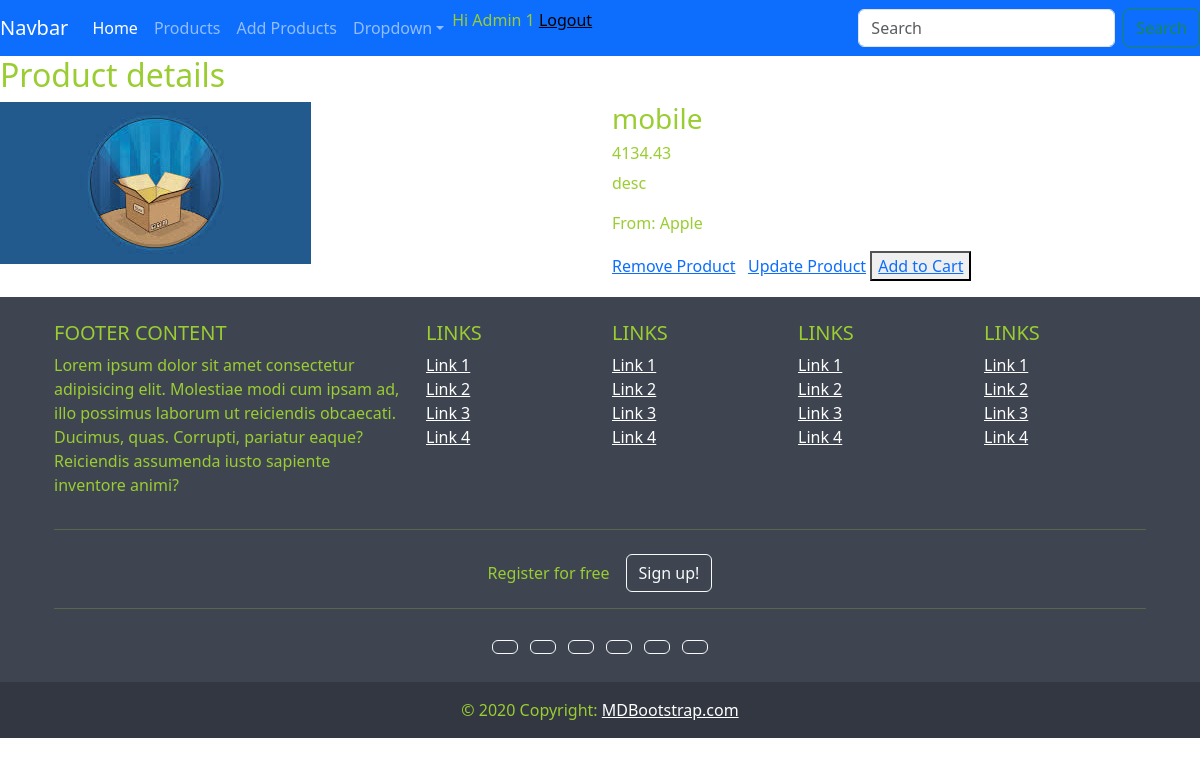
Page /product/details/17/ (signed in) on the committed database.
### product/models.py (models this page shows, shortened)
class Product(models.Model):
    name =  models.CharField(max_length=100)
    price = models.DecimalField(decimal_places=2,max_digits=10)
    brand = models.ForeignKey(Brand,on_delete=models.CASCADE,null=True)
    size = models.DecimalField(decimal_places=2,max_digits=4)
    description = models.CharField(max_length=500)
    color = models.CharField(max_length=20)
    image = models.ImageField(upload_to='images/product_image',default='images/product_image/p1.jpeg')
    category = models.ManyToManyField(Category)
    weight = models.DecimalField(decimal_places=2,max_digits=4)
    created_at = models.DateTimeField(auto_now_add=True)
    updated_at = models.DateTimeField(auto_now=True)
    quantity = models.IntegerField(default=0)

class Brand(models.Model):
    name = models.CharField(max_length=50)
    logo = models.ImageField(upload_to='logo')

### product/views.py (the view)
# urls.py: path('details/<int:id>/',views.show_details,name='about-product'),
def show_details(request,id):
    p = get_object_or_404(Product,id=id)
    context = {
        'product':p
    }
    return render(request,'product/product_detail.html',context)

### product/templates/product/product_detail.html
{% extends 'base.html' %}
{% block content %}
<h2>Product details</h2>
<div class="row">
    <div class="col">
        <img src="{{product.image.url}}" alt="">
    </div>
    <div class="col">
        <h3>{{product.name}}</h3>
        <h6>{{product.price}}</h6>
        <p>{{product.description}}</p>
        <p>From: {{product.brand.name}}</p>
<a href="{% url 'remove-product' product.id %}">Remove Product</a>&nbsp;&nbsp;
<a href="{% url 'update-product' product.id %}">Update Product</a>
<button><a href="{% url 'add-to-cart' product.id %}">Add to Cart</a></button>
    </div>
</div>
{% endblock %}

### templates/base.html (shortened to what this page needs)
{% load static %}
<!DOCTYPE html>
<html lang="en">
<head>
    <link rel="stylesheet" href="{% static 'css/style.css' %}">
    <link href="https://cdn.jsdelivr.net/npm/bootstrap@5.3.3/dist/css/bootstrap.min.css" rel="stylesheet">
</head>
<body>
    <nav>
<nav
    class="navbar navbar-expand-sm navbar-dark bg-primary"
>
    <a class="navbar-brand" href="#">Navbar</a>
    <div class="collapse navbar-collapse" id="collapsibleNavId">
        <ul class="navbar-nav me-auto mt-2 mt-lg-0">
            <li class="nav-item">
                <a class="nav-link active" href="/" aria-current="page"
                    >Home <span class="visually-hidden">(current)</span></a
                >
            </li>
            <li class="nav-item">
                <a class="nav-link" href="{% url 'show-product' %}">Products</a>
            </li> <li class="nav-item">
                <a class="nav-link" href="{% url 'add-product' %}">Add Products</a>
            </li>
            <li class="nav-item dropdown">
                <a
                    class="nav-link dropdown-toggle"
                    href="#"
                    id="dropdownId"
                    data-bs-toggle="dropdown"
                    aria-haspopup="true"
                    aria-expanded="false"
                    >Dropdown</a
                >
            </li>
            <li>
                {%if request.user.is_authenticated %}
  			            <span>Hi {{ request.user.username | title }} {{ request.session.user_type}}</span>
  			            <a href="{% url 'logout' %}" style="color: black;">Logout</a>
  		        {%else%}
  			            <a href="{% url 'login' 'login' %}" style="color: black;">Login/</a>
  			            <a href="{% url 'register' 'register' %}" style="color: black;">Register</a>
  		        {%endif%}
            </li>
        </ul>
        <form class="d-flex my-2 my-lg-0">
            <input
                class="form-control me-sm-2"
                type="text"
                placeholder="Search"
            />
            <button class="btn btn-outline-success my-2 my-sm-0" type="submit">
            </button>
        </form>
    </div>
</nav>
    </nav>
    <main>
{% block content %}
{% endblock %}
    </main>
    <div class="container-fluied my1 mt-auto py-3">
        <footer
                class="text-center text-lg-start text-white"
                style="background-color: #3e4551"
                >
          <div class="container p-4 pb-0">
            <section class="">
              <div class="row">
                <div class="col-lg-4 col-md-6 mb-4 mb-md-0">
                  <h5 class="text-uppercase">FOOTER CONTENT</h5>
                  <p>
                    Lorem ipsum dolor sit amet consectetur adipisicing elit.
                    Molestiae modi cum ipsam ad, illo possimus laborum ut
                    reiciendis obcaecati. Ducimus, quas. Corrupti, pariatur eaque?
                    Reiciendis assumenda iusto sapiente inventore animi?
                  </p>
                </div>
                <div class="col-lg-2 col-md-6 mb-4 mb-md-0">
                  <h5 class="text-uppercase">Links</h5>
                  <ul class="list-unstyled mb-0">
                    <li>
                      <a href="#!" class="text-white">Link 1</a>
                    </li>
                    <li>
                      <a href="#!" class="text-white">Link 2</a>
                    </li>
                    <li>
                      <a href="#!" class="text-white">Link 3</a>
                    </li>
                    <li>
                      <a href="#!" class="text-white">Link 4</a>
                    </li>
                  </ul>
                </div>
                <div class="col-lg-2 col-md-6 mb-4 mb-md-0">
                  <h5 class="text-uppercase">Links</h5>
                  <ul class="list-unstyled mb-0">
                    <li>
                      <a href="#!" class="text-white">Link 1</a>
                    </li>
                    <li>
                      <a href="#!" class="text-white">Link 2</a>
                    </li>
                    <li>
                      <a href="#!" class="text-white">Link 3</a>
                    </li>
                    <li>
                      <a href="#!" class="text-white">Link 4</a>
                    </li>
                  </ul>
                </div>
                <div class="col-lg-2 col-md-6 mb-4 mb-md-0">
                  <h5 class="text-uppercase">Links</h5>
                  <ul class="list-unstyled mb-0">
                    <li>
                      <a href="#!" class="text-white">Link 1</a>
                    </li>
                    <li>
                      <a href="#!" class="text-white">Link 2</a>
                    </li>
                    <li>
                      <a href="#!" class="text-white">Link 3</a>
                    </li>
                    <li>
                      <a href="#!" class="text-white">Link 4</a>
                    </li>
                  </ul>
                </div>
                <div class="col-lg-2 col-md-6 mb-4 mb-md-0">
                  <h5 class="text-uppercase">Links</h5>
                  <ul class="list-unstyled mb-0">
                    <li>
                      <a href="#!" class="text-white">Link 1</a>
                    </li>
                    <li>
                      <a href="#!" class="text-white">Link 2</a>
                    </li>
                    <li>
                      <a href="#!" class="text-white">Link 3</a>
                    </li>
                    <li>
                      <a href="#!" class="text-white">Link 4</a>
                    </li>
                  </ul>
                </div>
              </div>
            </section>
            <hr class="mb-4" />
            <section class="">
              <p class="d-flex justify-content-center align-items-center">
                <span class="me-3">Register for free</span>
                <button type="button" class="btn btn-outline-light btn-rounded">
                  Sign up!
                </button>
              </p>
            </section>
            <hr class="mb-4" />
            <section class="mb-4 text-center">
              <a
                 class="btn btn-outline-light btn-floating m-1"
                 href="#!"
                 role="button"
                 ></a>
              <a
                 class="btn btn-outline-light btn-floating m-1"
                 href="#!"
                 role="button"
                 ></a>
              <a
                 class="btn btn-outline-light btn-floating m-1"
                 href="#!"
                 role="button"
                 ></a>
              <a
                 class="btn btn-outline-light btn-floating m-1"
                 href="#!"
                 role="button"
                 ></a>
              <a
                 class="btn btn-outline-light btn-floating m-1"
                 href="#!"
                 role="button"
                 ></a>
              <a
                 class="btn btn-outline-light btn-floating m-1"
                 href="#!"
                 role="button"
                 ></a>
            </section>
          </div>
          <div
               class="text-center p-3"
               style="background-color: rgba(0, 0, 0, 0.2)"
               >
            © 2020 Copyright:
            <a class="text-white" href="https://mdbootstrap.com/"
               >MDBootstrap.com</a
              >
          </div>
        </footer>
      </div>
</body>
</html>

### static/css/style.css (style rules this page uses)
* { color:yellowgreen; }

### rows in the picture
Product: image (picture), name "mobile", price "4134.43", description "desc", brand.name "Apple"

### other values in the picture
{{ request.user.username | title }} "Admin"
{{ request.session.user_type }} "1"
